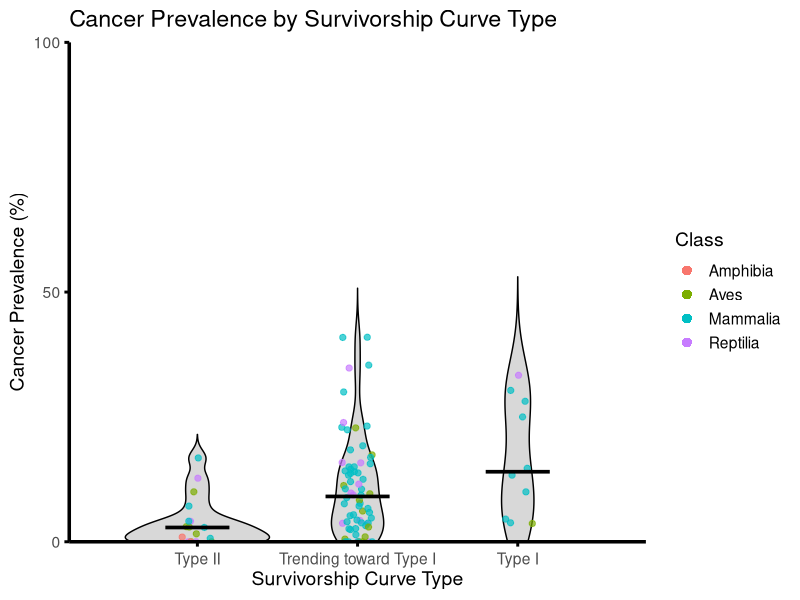
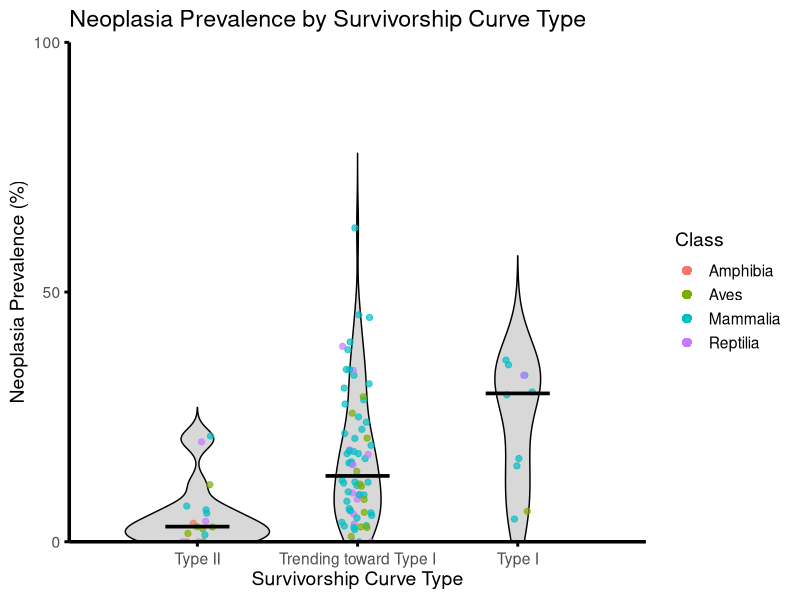
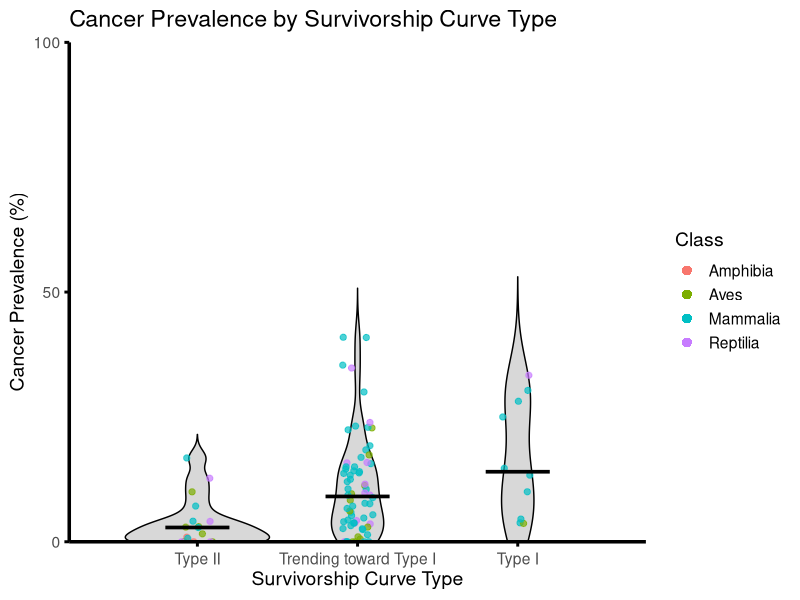
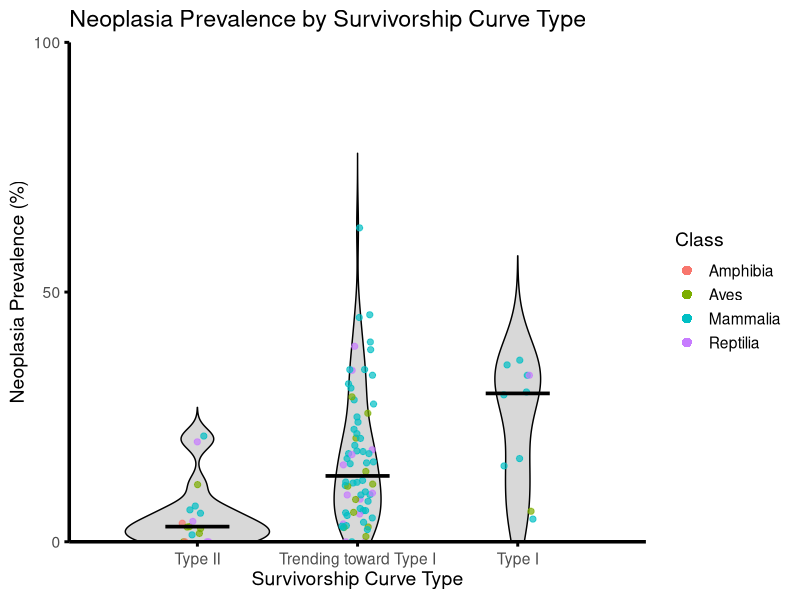

The R source for these figures, in order:
library(ggplot2)
library(dplyr)

select <- dplyr::select   # in case MASS is loaded and masks dplyr::select

# Survivorship types come from the recalculated Rage values (RecalculatingRageNumbers.R)
condensed_clean_data <- read.csv("Survivorship_Types_Min20.csv") %>%
  mutate(
    shape_value = shape_type,
    survivorship_type = case_when(
      grepl("^Type I \\(",  surv_type) ~ "Type I",
      grepl("^Type II \\(", surv_type) ~ "Type II",
      grepl("^Type III \\(", surv_type) ~ "Type III",
      TRUE ~ surv_type   # "Trending toward Type I" / "Trending toward Type III"
    )
  ) %>%
  select(Species, shape_value, survivorship_type)

# NEW: prevalence + Class come from the prevalence dataset
prevalence_data <- read.csv("species-cancer-prevalence-data.csv", check.names = FALSE) %>%
  mutate(Species = gsub(" ", "_", Species)) %>%
  select(Species, Class,
         neoplasia_prevalence = NeoplasiaPrevalence,
         cancer_prevalence    = MalignancyPrevalence)

# Drop old prevalence / Class columns, then join in the new values
condensed_clean_data <- condensed_clean_data %>%
  mutate(Species = gsub(" ", "_", Species)) %>%
  select(-any_of(c("Class", "neoplasia_prevalence", "cancer_prevalence",
                   "NeoplasiaPrevalence", "MalignancyPrevalence"))) %>%
  inner_join(prevalence_data, by = "Species")

cat("Species after merge:", nrow(condensed_clean_data), "\n")

# Only plot Type II, Trending toward Type I, and Type I.
# Type III / Trending toward Type III are dropped (0 and 1 species after the Rage recalculation).
dropped <- condensed_clean_data %>%
  filter(survivorship_type %in% c("Type III", "Trending toward Type III"))
if (nrow(dropped) > 0) {
  cat("Dropping", nrow(dropped), "Type III / Trending toward Type III species:",
      paste(dropped$Species, collapse = ", "), "\n")
}

condensed_clean_data <- condensed_clean_data %>%
  filter(survivorship_type %in% c("Type II", "Trending toward Type I", "Type I"))

# Ensure factor levels for consistent order
condensed_clean_data$survivorship_type <- factor(
  condensed_clean_data$survivorship_type,
  levels = c("Type II", "Trending toward Type I", "Type I")
)
n_types <- nlevels(condensed_clean_data$survivorship_type)

condensed_clean_data$Class <- factor(condensed_clean_data$Class)

class_colors <- c(
  "Amphibia" = "#F8766D",
  "Aves"     = "#7CAE00",
  "Mammalia" = "#00BFC4",
  "Reptilia" = "#C77CFF"
)

legend_fill <- class_colors[levels(condensed_clean_data$Class)]

legend_guide <- guide_legend(
  override.aes = list(
    shape  = 16,
    size   = 3,
    alpha  = 1
  )
)

# -------------------------------------------------------------------------
# Plot 1: Cancer Prevalence by Survivorship Curve Type
# -------------------------------------------------------------------------
ggplot(condensed_clean_data, aes(x = survivorship_type, y = cancer_prevalence)) +
  geom_violin(trim = FALSE, alpha = 0.9, fill = "lightgray", color = "black") +
  geom_jitter(aes(color = Class), width = 0.10, alpha = 0.7, size = 1.8) +
  stat_summary(fun = median, geom = "crossbar", width = 0.4, fatten = 0.5,
               color = "black", linewidth = 2.5) +
  scale_color_manual(values = class_colors, guide = legend_guide) +
  theme_minimal(base_size = 14) +
  labs(
    title = "Cancer Prevalence by Survivorship Curve Type",
    x = "Survivorship Curve Type",
    y = "Cancer Prevalence (%)",
    color = "Class"
  ) +
  coord_cartesian(xlim = c(0.2, n_types + 0.8), ylim = c(0, 1), expand = FALSE, clip = "on") +
  scale_y_continuous(breaks = c(0, 0.5, 1.0),
                     labels = c("0", "50", "100")) +
  theme(
    axis.text.x = element_text(angle = 0, vjust = 0.5, hjust = 0.5),
    axis.line.x = element_line(linewidth = 1.2, color = "black"),
    axis.line.y = element_line(linewidth = 1.2, color = "black"),
    axis.ticks = element_line(linewidth = 1),
    legend.position = "right",
    panel.grid = element_blank(),
    panel.border = element_blank()
  )

ggsave(filename='Cancer Violin Plot.png', width=11, height=8, limitsize=FALSE, bg="white")


# -------------------------------------------------------------------------
# Plot 2: Neoplasia Prevalence by Survivorship Curve Type
# -------------------------------------------------------------------------
ggplot(condensed_clean_data, aes(x = survivorship_type, y = neoplasia_prevalence)) +
  geom_violin(trim = FALSE, alpha = 0.9, fill = "lightgray", color = "black") +
  geom_jitter(aes(color = Class), width = 0.10, alpha = 0.7, size = 1.8) +
  stat_summary(fun = median, geom = "crossbar", width = 0.4, fatten = 0.5,
               color = "black", linewidth = 2.5) +
  scale_color_manual(values = class_colors, guide = legend_guide) +
  theme_minimal(base_size = 14) +
  labs(
    title = "Neoplasia Prevalence by Survivorship Curve Type",
    x = "Survivorship Curve Type",
    y = "Neoplasia Prevalence (%)",
    color = "Class"
  ) +
  coord_cartesian(xlim = c(0.2, n_types + 0.8), ylim = c(0, 1), expand = FALSE, clip = "on") +
  scale_y_continuous(breaks = c(0, 0.5, 1.0),
                     labels = c("0", "50", "100")) +
  theme(
    axis.text.x = element_text(angle = 0, vjust = 0.5, hjust = 0.5),
    axis.line.x = element_line(linewidth = 1.2, color = "black"),
    axis.line.y = element_line(linewidth = 1.2, color = "black"),
    axis.ticks = element_line(linewidth = 1),
    legend.position = "right",
    panel.grid = element_blank(),
    panel.border = element_blank()
  )

ggsave(filename='Neoplasia Violin Plot.png', width=11, height=8, limitsize=FALSE, bg="white")


# -------------------------------------------------------------------------
# Species Counts Per Category
# -------------------------------------------------------------------------
category_counts <- condensed_clean_data %>%
  group_by(survivorship_type) %>%
  summarise(num_species = n()) %>%
  arrange(desc(num_species))

for(i in seq_len(nrow(category_counts))) {
  cat(as.character(category_counts$survivorship_type[i]), "has",
      category_counts$num_species[i], "species\n")
}

# -------------------------------------------------------------------------
# Median Prevalence Per Survivorship Type (console output)
# -------------------------------------------------------------------------
median_summary <- condensed_clean_data %>%
  group_by(survivorship_type) %>%
  summarise(
    median_cancer_prevalence    = median(cancer_prevalence, na.rm = TRUE),
    median_neoplasia_prevalence = median(neoplasia_prevalence, na.rm = TRUE)
  )

cat("======================\n")
cat("Median Cancer Prevalence by Survivorship Type\n")
cat("======================\n")
for (i in seq_len(nrow(median_summary))) {
  cat(sprintf("  - %-30s : %.4f\n",
              as.character(median_summary$survivorship_type[i]),
              median_summary$median_cancer_prevalence[i]))
}

cat("\n======================\n")
cat("Median Neoplasia Prevalence by Survivorship Type\n")
cat("======================\n")
for (i in seq_len(nrow(median_summary))) {
  cat(sprintf("  - %-30s : %.4f\n",
              as.character(median_summary$survivorship_type[i]),
              median_summary$median_neoplasia_prevalence[i]))
}
